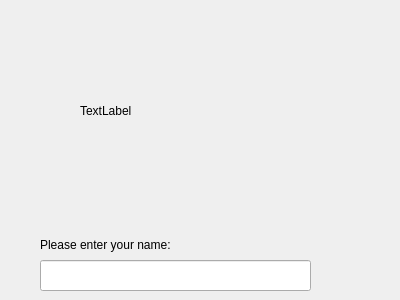
<?xml version="1.0" encoding="UTF-8"?>
<ui version="4.0">
 <class>Dialog</class>
 <widget class="QDialog" name="Dialog">
  <property name="geometry">
   <rect>
    <x>0</x>
    <y>0</y>
    <width>400</width>
    <height>300</height>
   </rect>
  </property>
  <property name="windowTitle">
   <string>Dialog</string>
  </property>
  <widget class="QLabel" name="label">
   <property name="geometry">
    <rect>
     <x>80</x>
     <y>0</y>
     <width>221</width>
     <height>221</height>
    </rect>
   </property>
   <property name="text">
    <string>TextLabel</string>
   </property>
  </widget>
  <widget class="QLineEdit" name="lineEdit">
   <property name="geometry">
    <rect>
     <x>40</x>
     <y>260</y>
     <width>271</width>
     <height>31</height>
    </rect>
   </property>
  </widget>
  <widget class="QLabel" name="label_2">
   <property name="geometry">
    <rect>
     <x>40</x>
     <y>235</y>
     <width>221</width>
     <height>20</height>
    </rect>
   </property>
   <property name="text">
    <string>Please enter your name:</string>
   </property>
  </widget>
 </widget>
 <resources/>
 <connections/>
</ui>
